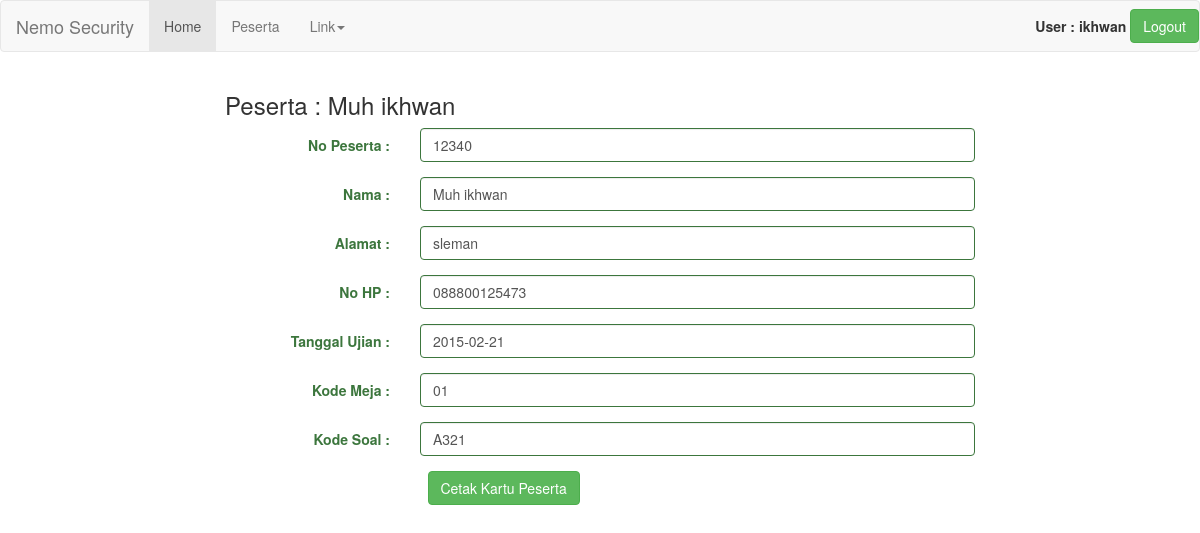
Page /v/sqli/profil.php (signed in) on the committed database.
### tables this page shows
CREATE TABLE `peserta_pns` (
  `id` int(10) NOT NULL AUTO_INCREMENT,
  `no_p` int(20) NOT NULL,
  `nama` varchar(50) NOT NULL,
  `alamat` varchar(80) NOT NULL,
  `no_hp` char(12) NOT NULL,
  `tgl_ujian` date NOT NULL,
  `kode_meja` char(5) NOT NULL,
  `kode_soal` char(10) NOT NULL,
  PRIMARY KEY (`id`),
  UNIQUE KEY `no_p` (`no_p`)
);

### lib/db.class.php (called while the page is built, shortened)
<?php
class DB {
        public function fetch_All($query){
            $q = mysql_query($query) or die(mysql_error());
            return $q;
        }
}

### v/sqli/profil.php (the view, shortened to what this page needs)
<?php
require_once lib.'db.class.php';
?>
<?php
    $id = $_SESSION['id'];
    $dbh = new DB();
    $query = "SELECT * FROM peserta_pns WHERE id = $id";
    $query = $dbh->fetch_All($query);
    $q = mysql_fetch_assoc($query);
?>
<html>
    <head>
        <link rel="stylesheet" href="../../css/bootstrap.min.css">
    </head>
    <body>
        <nav class="navbar navbar-default" role="navigation">
            <div class="navbar-header">
                <a class="navbar-brand" href="index.php">Nemo Security</a>
            </div>
        <div>
            <ul class="nav navbar-nav">
                <li class="active"><a href="index.php">Home</a></li>
                <li><a href="index.php">Peserta</a></li>
                <li class="dropdown">
                    <a href="#" class="dropdown-toggle" data-toggle="dropdown">Link<b class="caret"></b></a>
                </li>
            </ul>
        </div>
            <div>
                <form method="post" action="logout.php" class="navbar-form navbar-right" role="login">
                    <label class="control-label">User : <?php echo $_SESSION['uname']; ?></label>
                    <button type="submit" name="logout" class="btn btn-success">Logout</button>
                </form>
            </div>
        </nav>
        <div class="container">
            <div class="row">
            <div class="col-md-2"></div>
            <div class="col-md-8">
                <h3 >Peserta : <?php echo $q['nama']?> </h3>
                <form class="form-horizontal" role="form">
                <div class="form-group has-success">
                    <label class="col-sm-3 control-label">No Peserta :</label>
                    <div class="col-md-9">
                        <input class="form-control" value="<?php echo $q['no_p']?>" type="text" >
                    </div>
                </div>
                <div class="form-group has-success">
                    <label class="col-sm-3 control-label">Nama :</label>
                    <div class="col-md-9">
                        <input class="form-control" type="text" value="<?php echo $q['nama']?>" >
                    </div>
                </div>
                <div class="form-group has-success">
                    <label class="col-sm-3 control-label">Alamat :</label>
                    <div class="col-md-9">
                    <input class="form-control"  type="text" value="<?php echo $q['alamat']?>" >
                    </div>
                </div>
                <div class="form-group has-success">
                    <label class="col-sm-3 control-label">No HP :</label>
                    <div class="col-md-9">
                    <input class="form-control" type="text" value="<?php echo $q['no_hp']?>" >
                    </div>
                </div>
                <div class="form-group has-success">
                    <label class="col-sm-3 control-label">Tanggal Ujian :</label>
                    <div class="col-md-9">
                    <input class="form-control" type="text" value="<?php echo $q['tgl_ujian']?>" >
                    </div>
                </div>
                <div class="form-group has-success">
                    <label class="col-sm-3 control-label">Kode Meja :</label>
                    <div class="col-md-9">
                    <input class="form-control" type="text" value="<?php echo $q['kode_meja']?>" >
                    </div>
                </div>
                    <div class="form-group has-success">
                    <label class="col-sm-3 control-label">Kode Soal :</label>
                    <div class="col-md-9">
                    <input class="form-control" type="text" value="<?php echo $q['kode_soal']?>" >
                    </div>
                </div>
                    <label class="col-sm-3 control-label"></label>
                    <div class="col-md-9">
                    <button type="button" class="btn btn-success">Cetak Kartu Peserta</button>
                    </div>
            </form>
            </div>
            <div class="col-md-2"></div>
            </div>
            </div>
    </body>
</html>

### rows in the picture
peserta_pns: nama "Muh ikhwan", no_p "12340", alamat "sleman", no_hp "088800125473", tgl_ujian "2015-02-21", kode_meja "01", kode_soal "A321"

### other values in the picture
$_SESSION['uname'] "ikhwan"
